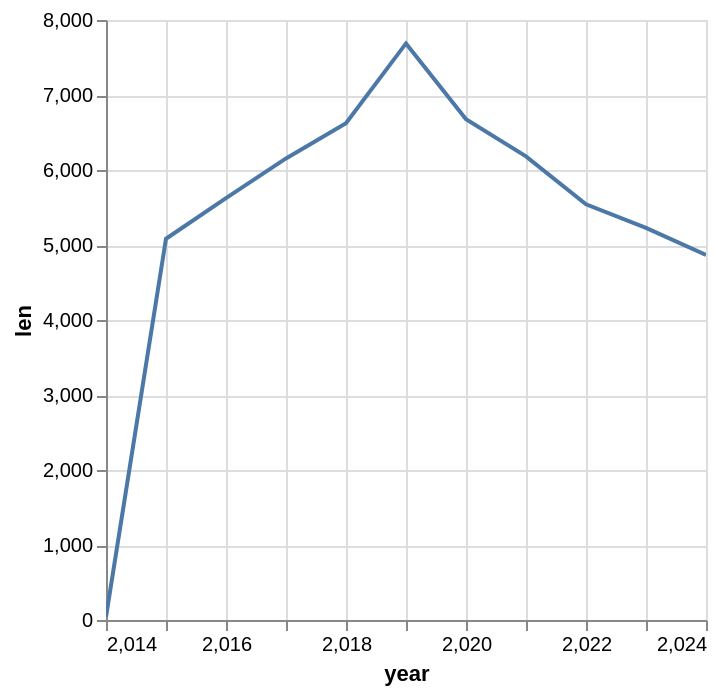

Notebook code for this chart:
### Code cell
panel_common_2019_2020.filter(
    pl.col('is_employed_no_disablity') == 1
).group_by('year').len().plot.line(x='year', y='len')

### Figure 1 — Vega specification as saved in the notebook (floating-point values rounded to 4 significant figures)
{"$schema": "https://vega.github.io/schema/vega/v6.json", "data": [{"name": "param_1e9efca18e7a2868_store"}, {"name": "source_0", "values": [{"len": 5083, "year": 2015.0}, {"len": 6625, "year": 2018.0}, {"len": 7688, "year": 2019.0}, {"len": 5542, "year": 2022.0}, {"len": 6678, "year": 2020.0}, {"len": 5229, "year": 2023.0}, {"len": 42, "year": 2014.0}, {"len": 5626, "year": 2016.0}, {"len": 6154, "year": 2017.0}, {"len": 4866, "year": 2024.0}, {"len": 6181, "year": 2021.0}]}, {"name": "source_0_x_domain_year", "values": [{"min": 2014.0, "max": 2024.0}]}, {"name": "source_0_y_domain_len", "values": [{"min": 42, "max": 7688}]}], "signals": [{"name": "unit", "value": {}, "on": [{"events": "pointermove", "update": "isTuple(group()) ? group() : unit"}]}, {"name": "param_1e9efca18e7a2868", "update": "vlSelectionResolve(\"param_1e9efca18e7a2868_store\", \"union\")"}, {"name": "param_1e9efca18e7a2868_year", "on": [{"events": [{"source": "view", "type": "dblclick"}], "update": "null"}, {"events": {"signal": "param_1e9efca18e7a2868_translate_delta"}, "update": "panLinear(param_1e9efca18e7a2868_translate_anchor.extent_x, -param_1e9efca18e7a2868_translate_delta.x / width)"}, {"events": {"signal": "param_1e9efca18e7a2868_zoom_delta"}, "update": "zoomLinear(domain(\"x\"), param_1e9efca18e7a2868_zoom_anchor.x, param_1e9efca18e7a2868_zoom_delta)"}]}, {"name": "param_1e9efca18e7a2868_len", "on": [{"events": [{"source": "view", "type": "dblclick"}], "update": "null"}, {"events": {"signal": "param_1e9efca18e7a2868_translate_delta"}, "update": "panLinear(param_1e9efca18e7a2868_translate_anchor.extent_y, param_1e9efca18e7a2868_translate_delta.y / height)"}, {"events": {"signal": "param_1e9efca18e7a2868_zoom_delta"}, "update": "zoomLinear(domain(\"y\"), param_1e9efca18e7a2868_zoom_anchor.y, param_1e9efca18e7a2868_zoom_delta)"}]}, {"name": "param_1e9efca18e7a2868_tuple", "on": [{"events": [{"signal": "param_1e9efca18e7a2868_year || param_1e9efca18e7a2868_len"}], "update": "param_1e9efca18e7a2868_year && param_1e9efca18e7a2868_len ? {unit: \"\", fields: param_1e9efca18e7a2868_tuple_fields, values: [param_1e9efca18e7a2868_year,param_1e9efca18e7a2868_len]} : null"}]}, {"name": "param_1e9efca18e7a2868_tuple_fields", "value": [{"field": "year", "channel": "x", "type": "R"}, {"field": "len", "channel": "y", "type": "R"}]}, {"name": "param_1e9efca18e7a2868_translate_anchor", "value": {}, "on": [{"events": [{"source": "scope", "type": "pointerdown"}], "update": "{x: x(unit), y: y(unit), extent_x: domain(\"x\"), extent_y: domain(\"y\")}"}]}, {"name": "param_1e9efca18e7a2868_translate_delta", "value": {}, "on": [{"events": [{"source": "window", "between": [{"source": "scope", "type": "pointerdown"}, {"source": "window", "type": "pointerup"}], "type": "pointermove", "consume": true}], "update": "{x: param_1e9efca18e7a2868_translate_anchor.x - x(unit), y: param_1e9efca18e7a2868_translate_anchor.y - y(unit)}"}]}, {"name": "param_1e9efca18e7a2868_zoom_anchor", "on": [{"events": [{"source": "scope", "consume": true, "type": "wheel"}], "update": "{x: invert(\"x\", x(unit)), y: invert(\"y\", y(unit))}"}]}, {"name": "param_1e9efca18e7a2868_zoom_delta", "on": [{"events": [{"source": "scope", "type": "wheel", "consume": true}], "update": "pow(1.001, event.deltaY * pow(16, event.deltaMode))", "force": true}]}, {"name": "param_1e9efca18e7a2868_modify", "on": [{"events": {"signal": "param_1e9efca18e7a2868_tuple"}, "update": "modify(\"param_1e9efca18e7a2868_store\", param_1e9efca18e7a2868_tuple, true)"}]}], "marks": [{"type": "line", "name": "marks", "from": {"data": "source_0"}, "sort": {"field": "x"}, "encode": {"update": {"tooltip": {"signal": "{\"year\": format(datum[\"year\"], \"\"), \"len\": format(datum[\"len\"], \"\")}"}, "x": {"field": "year", "scale": "x"}, "stroke": {"value": "#4c78a8"}, "defined": {"signal": "isValid(datum[\"year\"]) && isFinite(+datum[\"year\"]) && isValid(datum[\"len\"]) && isFinite(+datum[\"len\"])"}, "y": {"field": "len", "scale": "y"}}}, "clip": true, "style": ["line"], "interactive": true}], "scales": [{"name": "x", "type": "linear", "domain": [{"signal": "(data(\"source_0_x_domain_year\")[0] || {}).min"}, {"signal": "(data(\"source_0_x_domain_year\")[0] || {}).max"}], "range": [0, {"signal": "width"}], "domainRaw": {"signal": "param_1e9efca18e7a2868[\"year\"]"}, "nice": true, "zero": false}, {"name": "y", "type": "linear", "domain": [{"signal": "(data(\"source_0_y_domain_len\")[0] || {}).min"}, {"signal": "(data(\"source_0_y_domain_len\")[0] || {}).max"}], "range": [{"signal": "height"}, 0], "nice": true, "zero": true, "domainRaw": {"signal": "param_1e9efca18e7a2868[\"len\"]"}}], "axes": [{"scale": "x", "grid": true, "tickCount": {"signal": "ceil(width/40)"}, "ticks": false, "gridScale": "y", "zindex": 0, "minExtent": 0, "orient": "bottom", "labels": false, "maxExtent": 0, "domain": false, "aria": false}, {"scale": "y", "maxExtent": 0, "gridScale": "x", "orient": "left", "domain": false, "zindex": 0, "tickCount": {"signal": "ceil(height/40)"}, "aria": false, "minExtent": 0, "grid": true, "ticks": false, "labels": false}, {"scale": "x", "title": "year", "grid": false, "orient": "bottom", "labelOverlap": true, "tickCount": {"signal": "ceil(width/40)"}, "zindex": 0, "labelFlush": true}, {"scale": "y", "labelOverlap": true, "orient": "left", "zindex": 0, "tickCount": {"signal": "ceil(height/40)"}, "grid": false, "title": "len"}], "width": 300, "style": "cell", "background": "white", "padding": 5, "height": 300}
